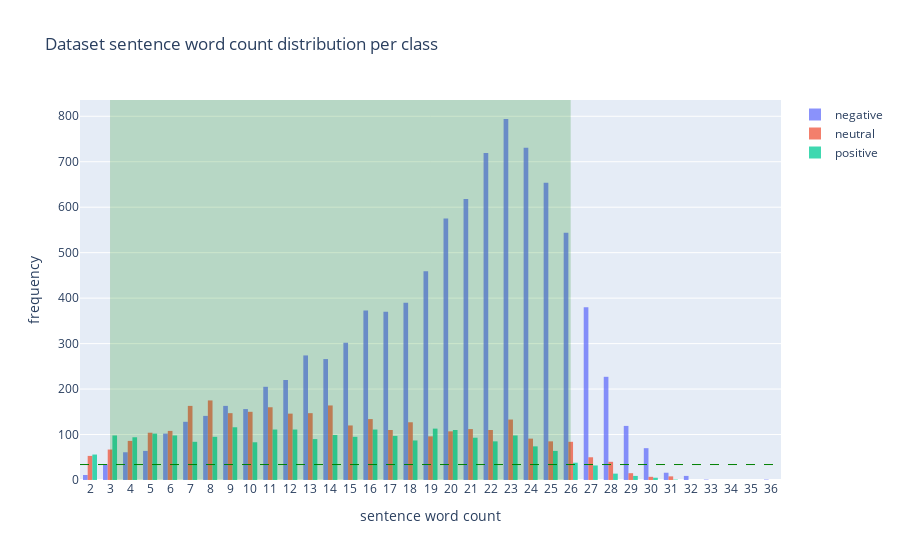

The notebook cell this image was saved under:
### Markdown cell above
## Plot histogram

### Code cell
import plotly.graph_objects as go

tweets_sentiments_count = tweets.loc[ : , ['airline_sentiment', 'word_count']]

fig = go.Figure()

for sentiment, grouped in tweets_sentiments_count.groupby('airline_sentiment'):
  histogram=go.Histogram(x=grouped.word_count, name=sentiment, bingroup=1, opacity=0.75)
  fig.add_trace(histogram)

fig.add_hline(y=34, line_dash="dash", line_color="green", line_width=1)
fig.add_vrect(x0=3, x1=26, line_width=0, fillcolor="green", opacity=0.2)

fig.update_layout(xaxis = dict(tickmode = 'linear', tick0 = 0, dtick = 1),
                  bargap=0.3,
                  title='Dataset sentence word count distribution per class',
                  xaxis_title="sentence word count", yaxis_title="frequency")

fig.show()

### Figure 1 — Plotly figure (JSON) as saved in the notebook; plotly's stock layout.template omitted (floating-point values rounded to 4 significant figures; data arrays with more than 128 entries replaced by an {"elided": "..."} marker saying what was removed)
{"data": [{"bingroup": "1", "name": "negative", "opacity": 0.75, "type": "histogram", "x": {"elided": "9178 int values"}}, {"bingroup": "1", "name": "neutral", "opacity": 0.75, "type": "histogram", "x": {"elided": "3099 int values"}}, {"bingroup": "1", "name": "positive", "opacity": 0.75, "type": "histogram", "x": {"elided": "2363 int values"}}], "layout": {"bargap": 0.3, "shapes": [{"line": {"color": "green", "dash": "dash", "width": 1}, "type": "line", "x0": 0, "x1": 1, "xref": "x domain", "y0": 34, "y1": 34, "yref": "y"}, {"fillcolor": "green", "line": {"width": 0}, "opacity": 0.2, "type": "rect", "x0": 3, "x1": 26, "xref": "x", "y0": 0, "y1": 1, "yref": "y domain"}], "title": {"text": "Dataset sentence word count distribution per class"}, "xaxis": {"dtick": 1, "tick0": 0, "tickmode": "linear", "title": {"text": "sentence word count"}}, "yaxis": {"title": {"text": "frequency"}}}}
